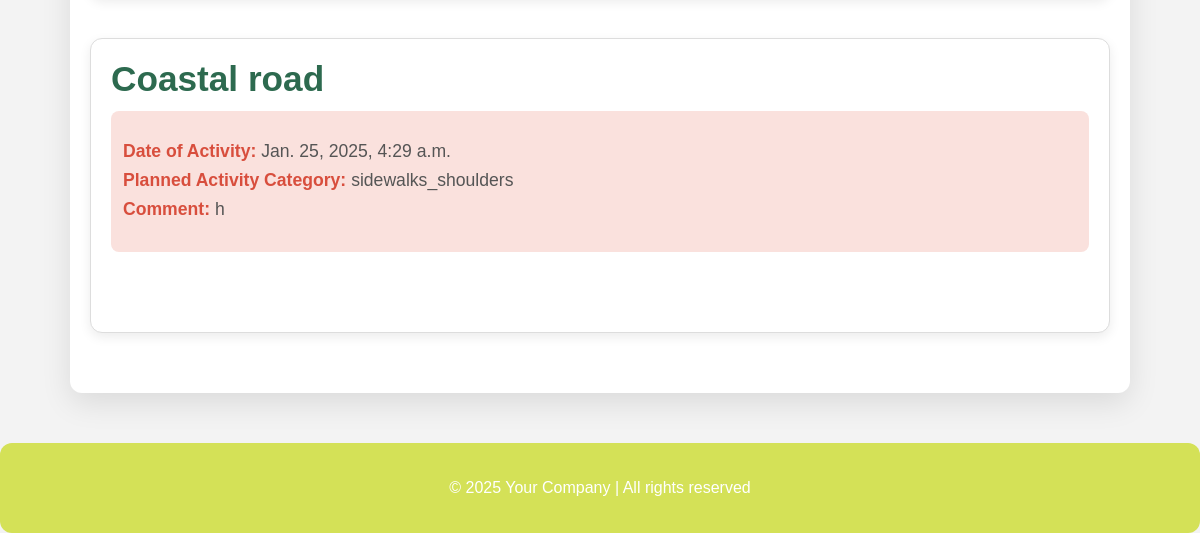
Page /report/ (lower part) on the earlier database version.
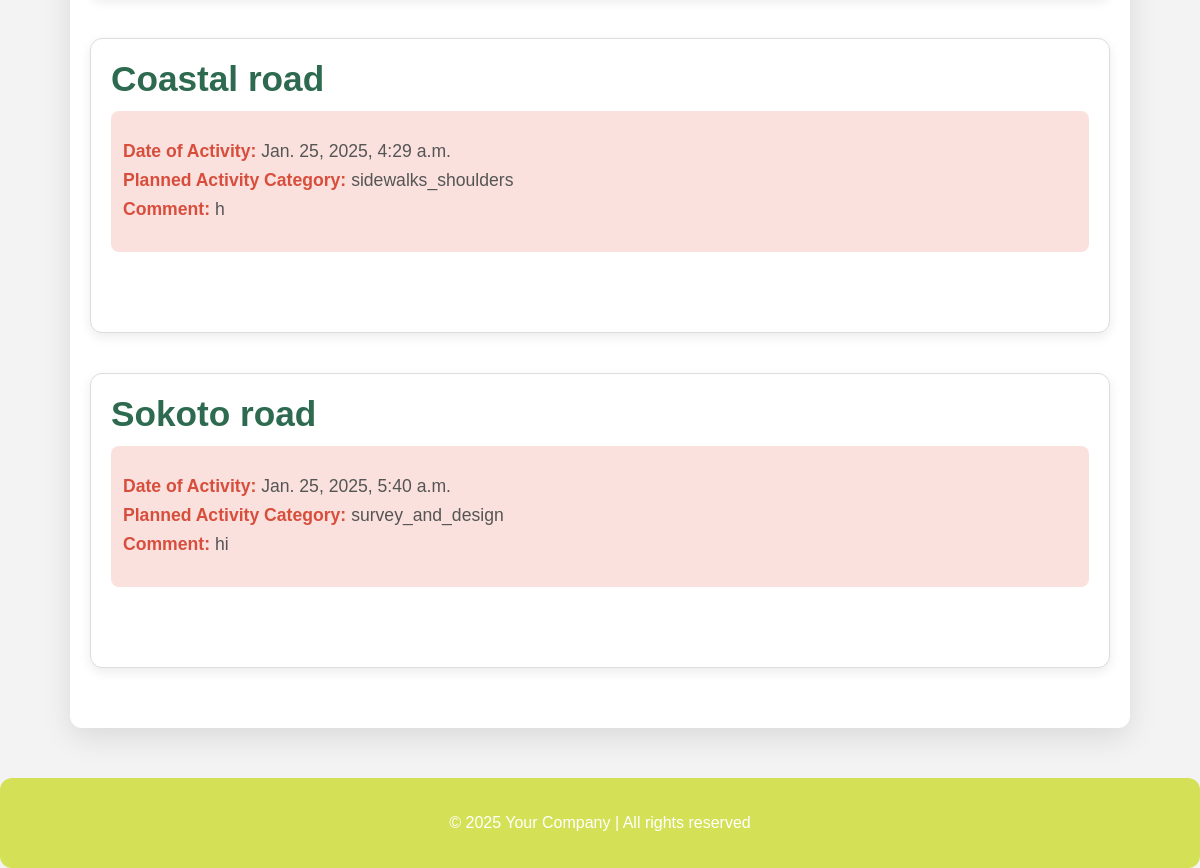
Same page on the later database version.
### activities_report/models.py (models this page shows, shortened)
class Activities(models.Model):
    date_of_activity = models.DateTimeField(default=datetime.now())
    project_name = models.CharField(choices=choices.project_choice, max_length=100)
    fullname = models.CharField(choices=choices.names, max_length=100, null=True)
    role = models.CharField(choices=choices.roles, max_length=100, null=True)
    project_section = models.CharField(choices=choices.project_sections, max_length=100, null=True)
    planned_activity_category = models.CharField(choices=choices.activities_category, max_length=100, default=choices.activities_category[0])
    activity_type = models.CharField(choices=choices.activitiess, max_length=100, null=True)
    comment = models.TextField(null=True)
    chainage = models.CharField(choices=choices.chanage, max_length=100, null=True)
    chainage2 = models.CharField(choices=choices.chanage2, max_length=100, null=True)
    site_engineer = models.JSONField(default=list, null=True)
    supervisors = models.JSONField(default=list, null=True)
    party = models.CharField(choices=choices.party, max_length=100, null=True)
    supervision = models.CharField(choices=choices.party, max_length=100, null=True)
    machines = models.CharField(choices=choices.machines, max_length=100, null=True)
    machines_source = models.CharField(choices=choices.sources, max_length=100, null=True)
    team_car = models.CharField(choices=choices.team_cars, max_length=50, null=True)
    subcontractor_name = models.CharField(choices=choices.subcontractor_names, max_length=50, null=True)

### activities_report/views.py (the view)
# urls.py: path('report/', view_report, name='report'),
def view_report(request):
    activities = Activities.objects.all()
    return render(request, 'survey/view_reports.html', context={'activities': activities})

### activities_report/templates/survey/view_reports.html (shortened to what this page needs)
<!DOCTYPE html>
<html lang="en">
<head>
</head>
<body>
    <div class="container">
        {% for report in activities %}
        <div class="report">
            <div class="report-title">{{ report.project_name }}</div>
            <div class="report-header">
                <ul class="report-details">
                    <li><strong>Date of Activity:</strong> {{ report.date_of_activity }}</li>
                    <li><strong>Planned Activity Category:</strong> {{ report.planned_activity_category }}</li>
                    <li><strong>Comment:</strong> {{ report.comment }}</li>
                </ul>
            </div>
            <div class="gallery">
            </div>
        </div>
        {% endfor %}
    </div>
    <footer>
        <p>&copy; 2025 Your Company | All rights reserved</p>
    </footer>
</body>
</html>

Differences in the rows shown:
added Activities: project_name "Sokoto road", date_of_activity "Jan. 25, 2025, 5:40 a.m.", planned_activity_category "survey_and_design", comment "hi"
